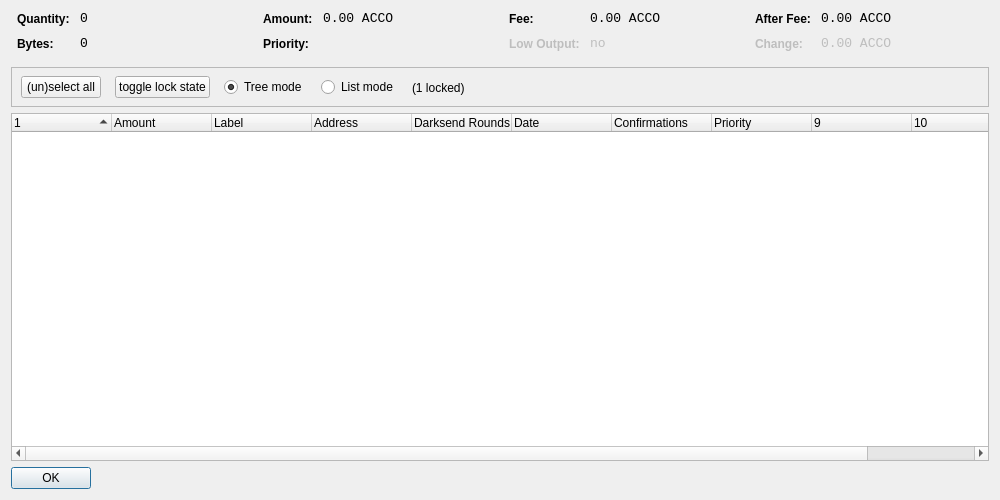
<?xml version="1.0" encoding="UTF-8"?>
<ui version="4.0">
 <class>CoinControlDialog</class>
 <widget class="QDialog" name="CoinControlDialog">
  <property name="geometry">
   <rect>
    <x>0</x>
    <y>0</y>
    <width>1000</width>
    <height>500</height>
   </rect>
  </property>
  <property name="windowTitle">
   <string>Coin Control</string>
  </property>
  <layout class="QVBoxLayout" name="verticalLayout">
   <item>
    <layout class="QHBoxLayout" name="horizontalLayoutTop" stretch="0,0,0,0">
     <property name="topMargin">
      <number>0</number>
     </property>
     <property name="bottomMargin">
      <number>10</number>
     </property>
     <item>
      <layout class="QFormLayout" name="formLayoutCoinControl1">
       <property name="horizontalSpacing">
        <number>10</number>
       </property>
       <property name="verticalSpacing">
        <number>10</number>
       </property>
       <property name="leftMargin">
        <number>6</number>
       </property>
       <property name="rightMargin">
        <number>6</number>
       </property>
       <item row="0" column="0">
        <widget class="QLabel" name="labelCoinControlQuantityText">
         <property name="styleSheet">
          <string notr="true">font-weight:bold;</string>
         </property>
         <property name="text">
          <string>Quantity:</string>
         </property>
        </widget>
       </item>
       <item row="0" column="1">
        <widget class="QLabel" name="labelCoinControlQuantity">
         <property name="font">
          <font>
           <family>Monospace</family>
           <pointsize>10</pointsize>
          </font>
         </property>
         <property name="cursor">
          <cursorShape>IBeamCursor</cursorShape>
         </property>
         <property name="contextMenuPolicy">
          <enum>Qt::ActionsContextMenu</enum>
         </property>
         <property name="text">
          <string notr="true">0</string>
         </property>
         <property name="textInteractionFlags">
          <set>Qt::LinksAccessibleByMouse|Qt::TextSelectableByKeyboard|Qt::TextSelectableByMouse</set>
         </property>
        </widget>
       </item>
       <item row="1" column="0">
        <widget class="QLabel" name="labelCoinControlBytesText">
         <property name="styleSheet">
          <string notr="true">font-weight:bold;</string>
         </property>
         <property name="text">
          <string>Bytes:</string>
         </property>
        </widget>
       </item>
       <item row="1" column="1">
        <widget class="QLabel" name="labelCoinControlBytes">
         <property name="font">
          <font>
           <family>Monospace</family>
           <pointsize>10</pointsize>
          </font>
         </property>
         <property name="cursor">
          <cursorShape>IBeamCursor</cursorShape>
         </property>
         <property name="contextMenuPolicy">
          <enum>Qt::ActionsContextMenu</enum>
         </property>
         <property name="text">
          <string notr="true">0</string>
         </property>
         <property name="textInteractionFlags">
          <set>Qt::LinksAccessibleByMouse|Qt::TextSelectableByKeyboard|Qt::TextSelectableByMouse</set>
         </property>
        </widget>
       </item>
      </layout>
     </item>
     <item>
      <layout class="QFormLayout" name="formLayoutCoinControl2">
       <property name="horizontalSpacing">
        <number>10</number>
       </property>
       <property name="verticalSpacing">
        <number>10</number>
       </property>
       <property name="leftMargin">
        <number>6</number>
       </property>
       <property name="rightMargin">
        <number>6</number>
       </property>
       <item row="0" column="0">
        <widget class="QLabel" name="labelCoinControlAmountText">
         <property name="styleSheet">
          <string notr="true">font-weight:bold;</string>
         </property>
         <property name="text">
          <string>Amount:</string>
         </property>
        </widget>
       </item>
       <item row="0" column="1">
        <widget class="QLabel" name="labelCoinControlAmount">
         <property name="font">
          <font>
           <family>Monospace</family>
           <pointsize>10</pointsize>
          </font>
         </property>
         <property name="cursor">
          <cursorShape>IBeamCursor</cursorShape>
         </property>
         <property name="contextMenuPolicy">
          <enum>Qt::ActionsContextMenu</enum>
         </property>
         <property name="text">
          <string notr="true">0.00 ACCO</string>
         </property>
         <property name="textInteractionFlags">
          <set>Qt::LinksAccessibleByMouse|Qt::TextSelectableByKeyboard|Qt::TextSelectableByMouse</set>
         </property>
        </widget>
       </item>
       <item row="1" column="0">
        <widget class="QLabel" name="labelCoinControlPriorityText">
         <property name="styleSheet">
          <string notr="true">font-weight:bold;</string>
         </property>
         <property name="text">
          <string>Priority:</string>
         </property>
        </widget>
       </item>
       <item row="1" column="1">
        <widget class="QLabel" name="labelCoinControlPriority">
         <property name="font">
          <font>
           <family>Monospace</family>
           <pointsize>10</pointsize>
          </font>
         </property>
         <property name="cursor">
          <cursorShape>IBeamCursor</cursorShape>
         </property>
         <property name="contextMenuPolicy">
          <enum>Qt::ActionsContextMenu</enum>
         </property>
         <property name="text">
          <string/>
         </property>
         <property name="textInteractionFlags">
          <set>Qt::LinksAccessibleByMouse|Qt::TextSelectableByKeyboard|Qt::TextSelectableByMouse</set>
         </property>
        </widget>
       </item>
      </layout>
     </item>
     <item>
      <layout class="QFormLayout" name="formLayoutCoinControl3">
       <property name="horizontalSpacing">
        <number>10</number>
       </property>
       <property name="verticalSpacing">
        <number>10</number>
       </property>
       <property name="leftMargin">
        <number>6</number>
       </property>
       <property name="rightMargin">
        <number>6</number>
       </property>
       <item row="0" column="0">
        <widget class="QLabel" name="labelCoinControlFeeText">
         <property name="styleSheet">
          <string notr="true">font-weight:bold;</string>
         </property>
         <property name="text">
          <string>Fee:</string>
         </property>
        </widget>
       </item>
       <item row="0" column="1">
        <widget class="QLabel" name="labelCoinControlFee">
         <property name="font">
          <font>
           <family>Monospace</family>
           <pointsize>10</pointsize>
          </font>
         </property>
         <property name="cursor">
          <cursorShape>IBeamCursor</cursorShape>
         </property>
         <property name="contextMenuPolicy">
          <enum>Qt::ActionsContextMenu</enum>
         </property>
         <property name="text">
          <string notr="true">0.00 ACCO</string>
         </property>
         <property name="textInteractionFlags">
          <set>Qt::LinksAccessibleByMouse|Qt::TextSelectableByKeyboard|Qt::TextSelectableByMouse</set>
         </property>
        </widget>
       </item>
       <item row="1" column="0">
        <widget class="QLabel" name="labelCoinControlLowOutputText">
         <property name="enabled">
          <bool>false</bool>
         </property>
         <property name="styleSheet">
          <string notr="true">font-weight:bold;</string>
         </property>
         <property name="text">
          <string>Low Output:</string>
         </property>
        </widget>
       </item>
       <item row="1" column="1">
        <widget class="QLabel" name="labelCoinControlLowOutput">
         <property name="enabled">
          <bool>false</bool>
         </property>
         <property name="font">
          <font>
           <family>Monospace</family>
           <pointsize>10</pointsize>
          </font>
         </property>
         <property name="cursor">
          <cursorShape>IBeamCursor</cursorShape>
         </property>
         <property name="contextMenuPolicy">
          <enum>Qt::ActionsContextMenu</enum>
         </property>
         <property name="text">
          <string notr="true">no</string>
         </property>
         <property name="textInteractionFlags">
          <set>Qt::LinksAccessibleByMouse|Qt::TextSelectableByKeyboard|Qt::TextSelectableByMouse</set>
         </property>
        </widget>
       </item>
      </layout>
     </item>
     <item>
      <layout class="QFormLayout" name="formLayoutCoinControl4">
       <property name="horizontalSpacing">
        <number>10</number>
       </property>
       <property name="verticalSpacing">
        <number>10</number>
       </property>
       <property name="leftMargin">
        <number>6</number>
       </property>
       <property name="rightMargin">
        <number>6</number>
       </property>
       <item row="0" column="0">
        <widget class="QLabel" name="labelCoinControlAfterFeeText">
         <property name="styleSheet">
          <string notr="true">font-weight:bold;</string>
         </property>
         <property name="text">
          <string>After Fee:</string>
         </property>
        </widget>
       </item>
       <item row="0" column="1">
        <widget class="QLabel" name="labelCoinControlAfterFee">
         <property name="font">
          <font>
           <family>Monospace</family>
           <pointsize>10</pointsize>
          </font>
         </property>
         <property name="cursor">
          <cursorShape>IBeamCursor</cursorShape>
         </property>
         <property name="contextMenuPolicy">
          <enum>Qt::ActionsContextMenu</enum>
         </property>
         <property name="text">
          <string notr="true">0.00 ACCO</string>
         </property>
         <property name="textInteractionFlags">
          <set>Qt::LinksAccessibleByMouse|Qt::TextSelectableByKeyboard|Qt::TextSelectableByMouse</set>
         </property>
        </widget>
       </item>
       <item row="1" column="0">
        <widget class="QLabel" name="labelCoinControlChangeText">
         <property name="enabled">
          <bool>false</bool>
         </property>
         <property name="styleSheet">
          <string notr="true">font-weight:bold;</string>
         </property>
         <property name="text">
          <string>Change:</string>
         </property>
        </widget>
       </item>
       <item row="1" column="1">
        <widget class="QLabel" name="labelCoinControlChange">
         <property name="enabled">
          <bool>false</bool>
         </property>
         <property name="font">
          <font>
           <family>Monospace</family>
           <pointsize>10</pointsize>
          </font>
         </property>
         <property name="cursor">
          <cursorShape>IBeamCursor</cursorShape>
         </property>
         <property name="contextMenuPolicy">
          <enum>Qt::ActionsContextMenu</enum>
         </property>
         <property name="text">
          <string notr="true">0.00 ACCO</string>
         </property>
         <property name="textInteractionFlags">
          <set>Qt::LinksAccessibleByMouse|Qt::TextSelectableByKeyboard|Qt::TextSelectableByMouse</set>
         </property>
        </widget>
       </item>
      </layout>
     </item>
    </layout>
   </item>
   <item>
    <widget class="QFrame" name="frame">
     <property name="minimumSize">
      <size>
       <width>0</width>
       <height>40</height>
      </size>
     </property>
     <property name="frameShape">
      <enum>QFrame::StyledPanel</enum>
     </property>
     <property name="frameShadow">
      <enum>QFrame::Sunken</enum>
     </property>
     <widget class="QWidget" name="horizontalLayoutWidget">
      <property name="geometry">
       <rect>
        <x>10</x>
        <y>0</y>
        <width>781</width>
        <height>41</height>
       </rect>
      </property>
      <layout class="QHBoxLayout" name="horizontalLayoutPanel" stretch="0,0,0,0,0">
       <property name="spacing">
        <number>14</number>
       </property>
       <item>
        <widget class="QPushButton" name="pushButtonSelectAll">
         <property name="sizePolicy">
          <sizepolicy hsizetype="Maximum" vsizetype="Fixed">
           <horstretch>0</horstretch>
           <verstretch>0</verstretch>
          </sizepolicy>
         </property>
         <property name="text">
          <string>(un)select all</string>
         </property>
        </widget>
       </item>
        <item>
         <widget class="QPushButton" name="pushButtonToggleLock">
          <property name="sizePolicy">
           <sizepolicy hsizetype="Maximum" vsizetype="Fixed">
            <horstretch>0</horstretch>
            <verstretch>0</verstretch>
           </sizepolicy>
          </property>
          <property name="text">
           <string>toggle lock state</string>
          </property>
          <property name="autoDefault">
           <bool>false</bool>
          </property>
         </widget>
        </item>
       <item>
        <widget class="QRadioButton" name="radioTreeMode">
         <property name="sizePolicy">
          <sizepolicy hsizetype="Maximum" vsizetype="Fixed">
           <horstretch>0</horstretch>
           <verstretch>0</verstretch>
          </sizepolicy>
         </property>
         <property name="text">
          <string>Tree mode</string>
         </property>
         <property name="checked">
          <bool>true</bool>
         </property>
        </widget>
       </item>
       <item>
        <widget class="QRadioButton" name="radioListMode">
         <property name="sizePolicy">
          <sizepolicy hsizetype="Maximum" vsizetype="Fixed">
           <horstretch>0</horstretch>
           <verstretch>0</verstretch>
          </sizepolicy>
         </property>
         <property name="text">
          <string>List mode</string>
         </property>
        </widget>
       </item>
        <item>
         <widget class="QLabel" name="labelLocked">
          <property name="text">
           <string>(1 locked)</string>
          </property>
         </widget>
        </item>
       <item>
        <spacer name="horizontalSpacer">
         <property name="orientation">
          <enum>Qt::Horizontal</enum>
         </property>
         <property name="sizeHint" stdset="0">
          <size>
           <width>40</width>
           <height>20</height>
          </size>
         </property>
        </spacer>
       </item>
      </layout>
     </widget>
    </widget>
   </item>
   <item>
    <widget class="CoinControlTreeWidget" name="treeWidget">
     <property name="contextMenuPolicy">
      <enum>Qt::CustomContextMenu</enum>
     </property>
     <property name="sortingEnabled">
      <bool>false</bool>
     </property>
     <property name="columnCount">
      <number>11</number>
     </property>
     <attribute name="headerShowSortIndicator" stdset="0">
      <bool>true</bool>
     </attribute>
     <attribute name="headerStretchLastSection">
      <bool>false</bool>
     </attribute>
     <column>
      <property name="text">
       <string/>
      </property>
     </column>
     <column>
      <property name="text">
       <string>Amount</string>
      </property>
     </column>
     <column>
      <property name="text">
       <string>Label</string>
      </property>
     </column>
     <column>
      <property name="text">
       <string>Address</string>
      </property>
     </column>
     <column>
      <property name="text">
       <string>Darksend Rounds</string>
      </property>
    </column>
     <column>
      <property name="text">
       <string>Date</string>
      </property>
     </column>
     <column>
      <property name="text">
       <string>Confirmations</string>
      </property>
      <property name="toolTip">
       <string>Confirmed</string>
      </property>
     </column>
     <column>
      <property name="text">
       <string>Priority</string>
      </property>
     </column>
     <column>
      <property name="text">
       <string/>
      </property>
     </column>
     <column>
      <property name="text">
       <string/>
      </property>
     </column>
     <column>
      <property name="text">
       <string/>
      </property>
     </column>
     <column>
      <property name="text">
       <string/>
      </property>
     </column>
    </widget>
   </item>
   <item>
    <widget class="QDialogButtonBox" name="buttonBox">
     <property name="sizePolicy">
      <sizepolicy hsizetype="Maximum" vsizetype="Fixed">
       <horstretch>0</horstretch>
       <verstretch>0</verstretch>
      </sizepolicy>
     </property>
     <property name="orientation">
      <enum>Qt::Horizontal</enum>
     </property>
     <property name="standardButtons">
      <set>QDialogButtonBox::Ok</set>
     </property>
    </widget>
   </item>
  </layout>
 </widget>
 <customwidgets>
  <customwidget>
   <class>CoinControlTreeWidget</class>
   <extends>QTreeWidget</extends>
   <header>coincontroltreewidget.h</header>
  </customwidget>
 </customwidgets>
 <resources/>
 <connections/>
</ui>
